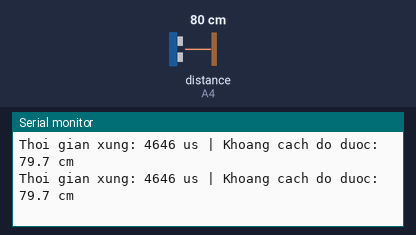
Bench run of a sketch on a simulated Arduino Uno, built with avr-gcc and run on an emulated ATmega328P. On the bench: the last lines printed to the serial monitor. Wiring (inferred from the names in the program): ultrasonic range finder: trigger A5; echo A4. Inputs (shaded band) come from the test bench; at power-on: distance to the obstacle (sensor on A4) 80 cm. The echo pulse lasts 58.3 µs per cm.

Above: at 2.2 s.
2.3 s: distance to the obstacle (sensor on A4) set to 2 cm
At 2.65 s:
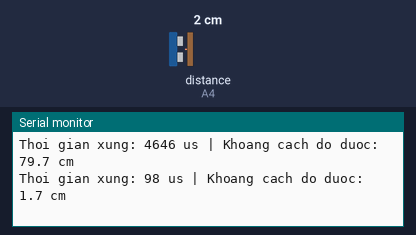
3.8 s: distance to the obstacle (sensor on A4) set to 35 cm
At 3.86 s:
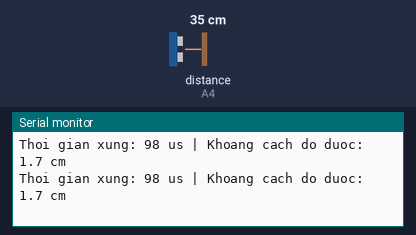
6.8 s: distance to the obstacle (sensor on A4) set to 4 cm
At 6.91 s:
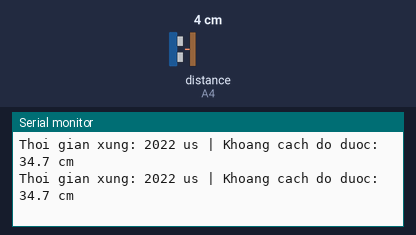
9.8 s: distance to the obstacle (sensor on A4) set to 2 cm
At 9.93 s:
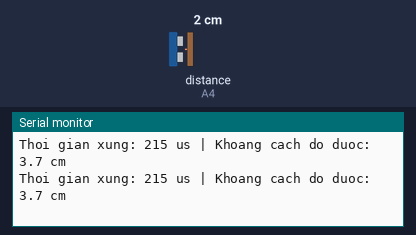
Timing chart, 0 to 12.8 s (numbered marks = the images above; inputs shaded):
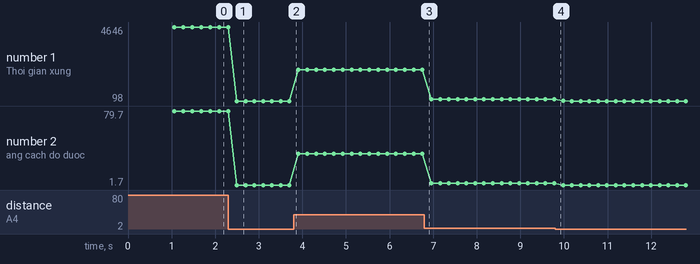

The sketch:

ultrasonic_test.ino
```cpp
  // ============================================================
  //  HC-SR04 Ultrasonic Sensor Isolated Test
  // ============================================================

  const int pinTRIG = A5; // Trigger Pin (Nối vào cổng A5 trên board mở rộng)
  const int pinECHO = A4; // Echo Pin (Nối vào cổng A4 trên board mở rộng)

  void setup() {
    Serial.begin(9600);
    pinMode(pinTRIG, OUTPUT);
    pinMode(pinECHO, INPUT);

    Serial.println("--- BẮT ĐẦU TEST CẢM BIẾN SIÊU ÂM HC-SR04 ---");
    Serial.println("Đấu nối dây: TRIG -> Cổng A5 | ECHO -> Cổng A4");
    delay(1000);
  }

  void loop() {
    // Phát xung Trigger 10 micro giây
    digitalWrite(pinTRIG, LOW);
    delayMicroseconds(2);
    digitalWrite(pinTRIG, HIGH);
    delayMicroseconds(10);
    digitalWrite(pinTRIG, LOW);

    // Đo thời gian xung phản hồi (Timeout 30ms = 30000us)
    long duration = pulseIn(pinECHO, HIGH, 30000);

    if (duration == 0) {
      Serial.println("Lỗi: Không nhận được phản hồi từ cảm biến (Timeout)! Kiểm tra nguồn 5V/GND hoặc cổng tín hiệu.");
    } else {
      // Tính khoảng cách ra cm
      float distance = duration * 0.0343 / 2.0;

      Serial.print("Thoi gian xung: ");
      Serial.print(duration);
      Serial.print(" us | Khoang cach do duoc: ");
      Serial.print(distance, 1);
      Serial.println(" cm");
    }

    delay(200); // Đo mỗi 200ms
  }
```

Measured:
- after the input at 2.3 s, the serial monitor: prints a new line after 0.20 s (image 1)
- plotted number 1: 4646 → 98 after the input at 2.3 s, 98 → 2022 after the input at 3.8 s, 2022 → 215 after the input at 6.8 s, 215 → 98 after the input at 9.8 s
- plotted number 2: 79.7 → 1.7 after the input at 2.3 s, 1.7 → 34.7 after the input at 3.8 s, 34.7 → 3.7 after the input at 6.8 s, 3.7 → 1.7 after the input at 9.8 s
